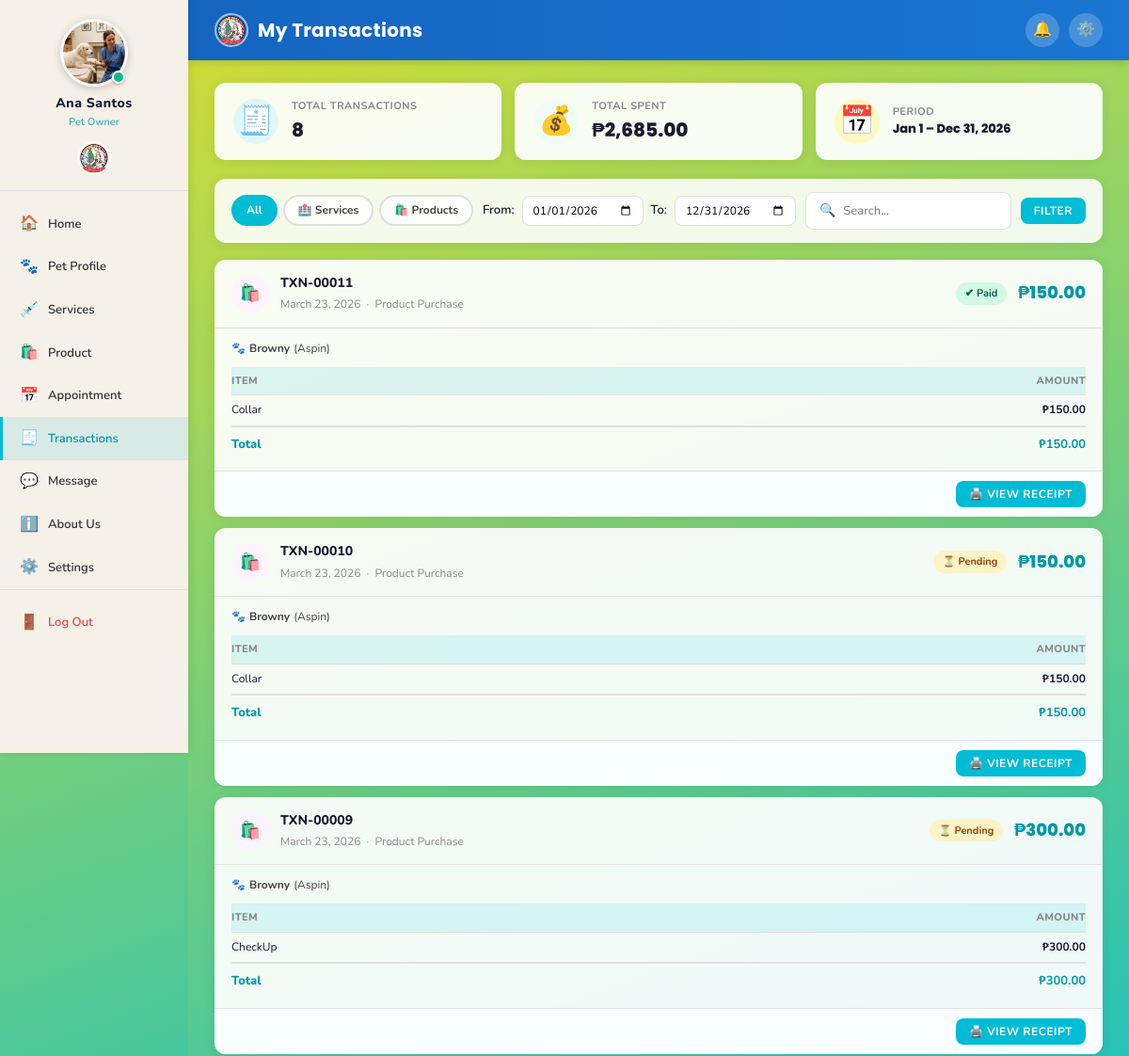
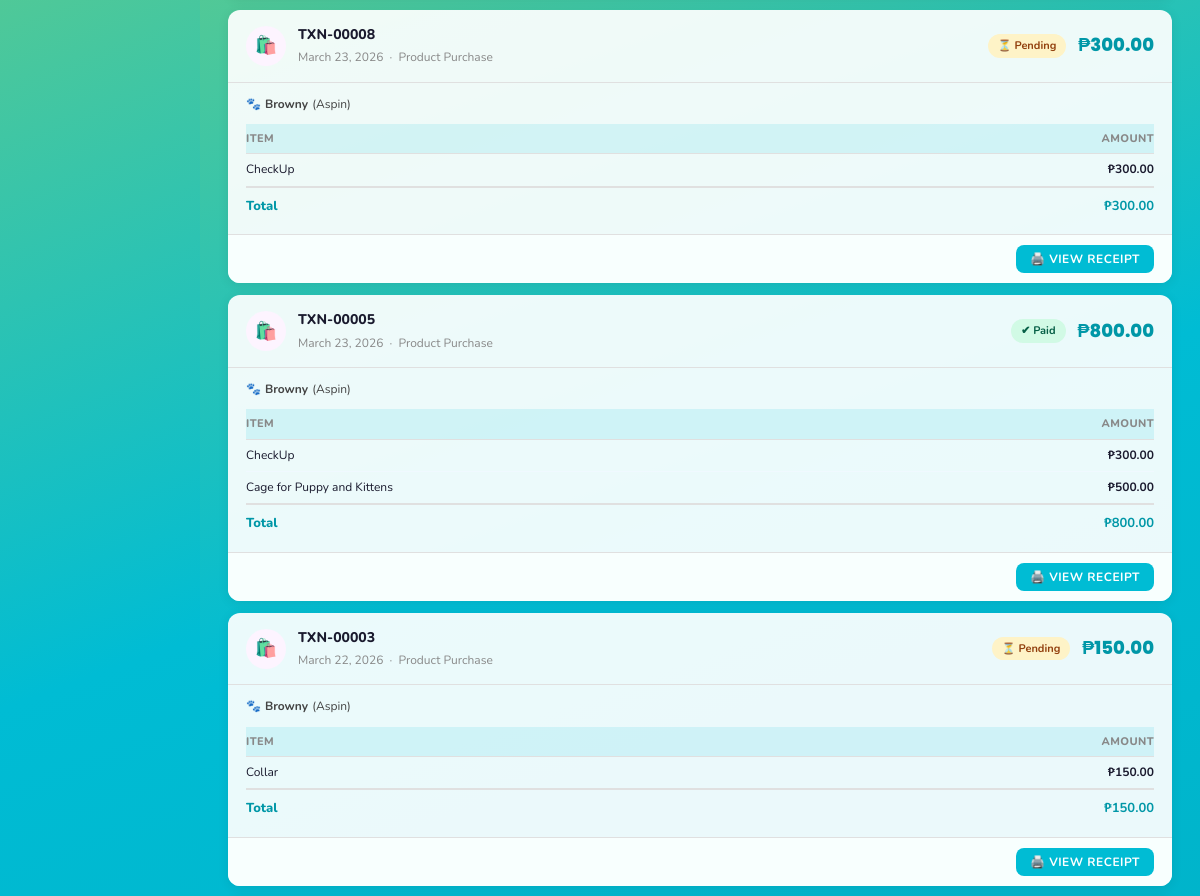
Page /user/transactions.php (signed in, upper part) on the earlier database version (2 pictures, top to bottom).
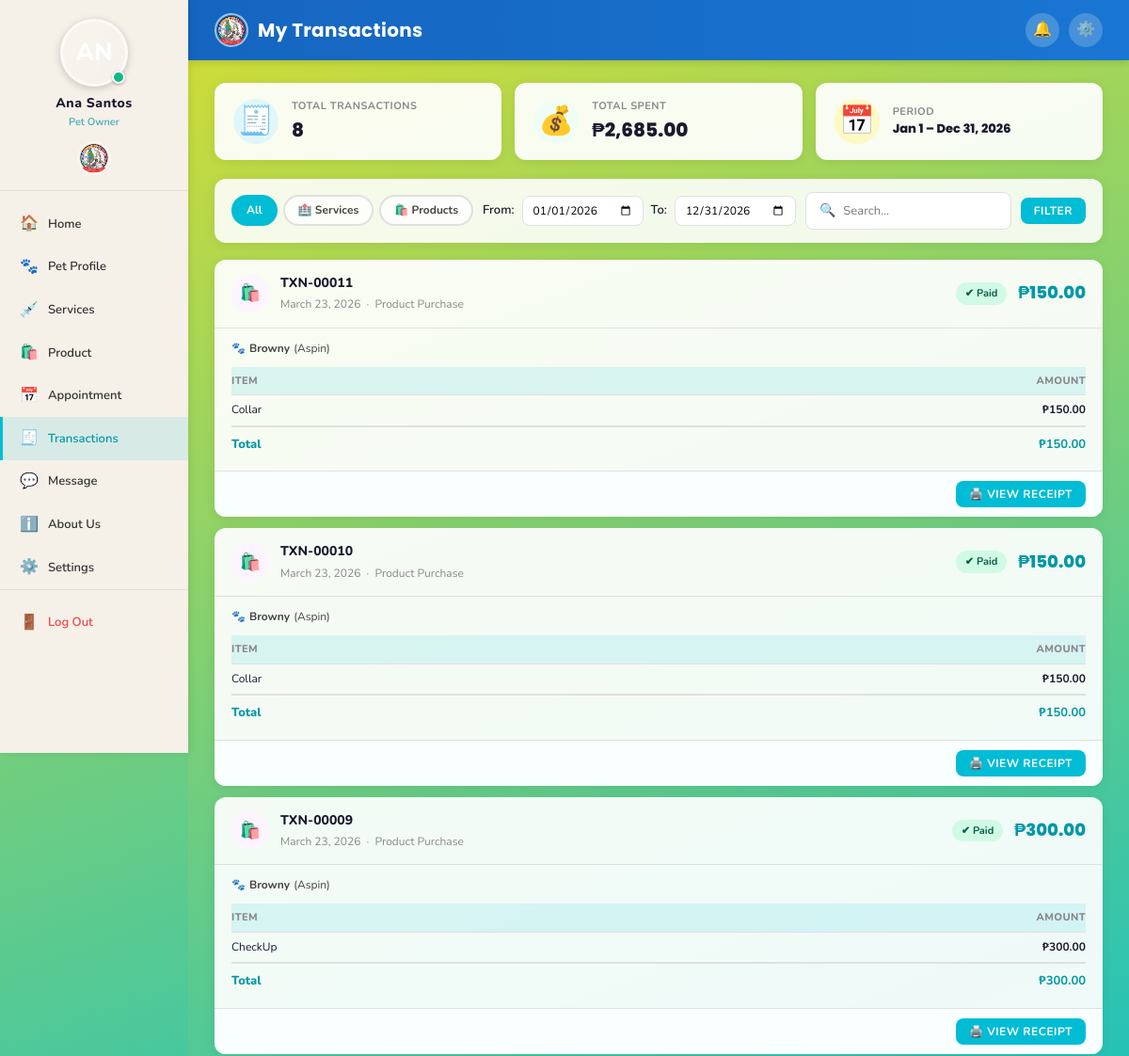
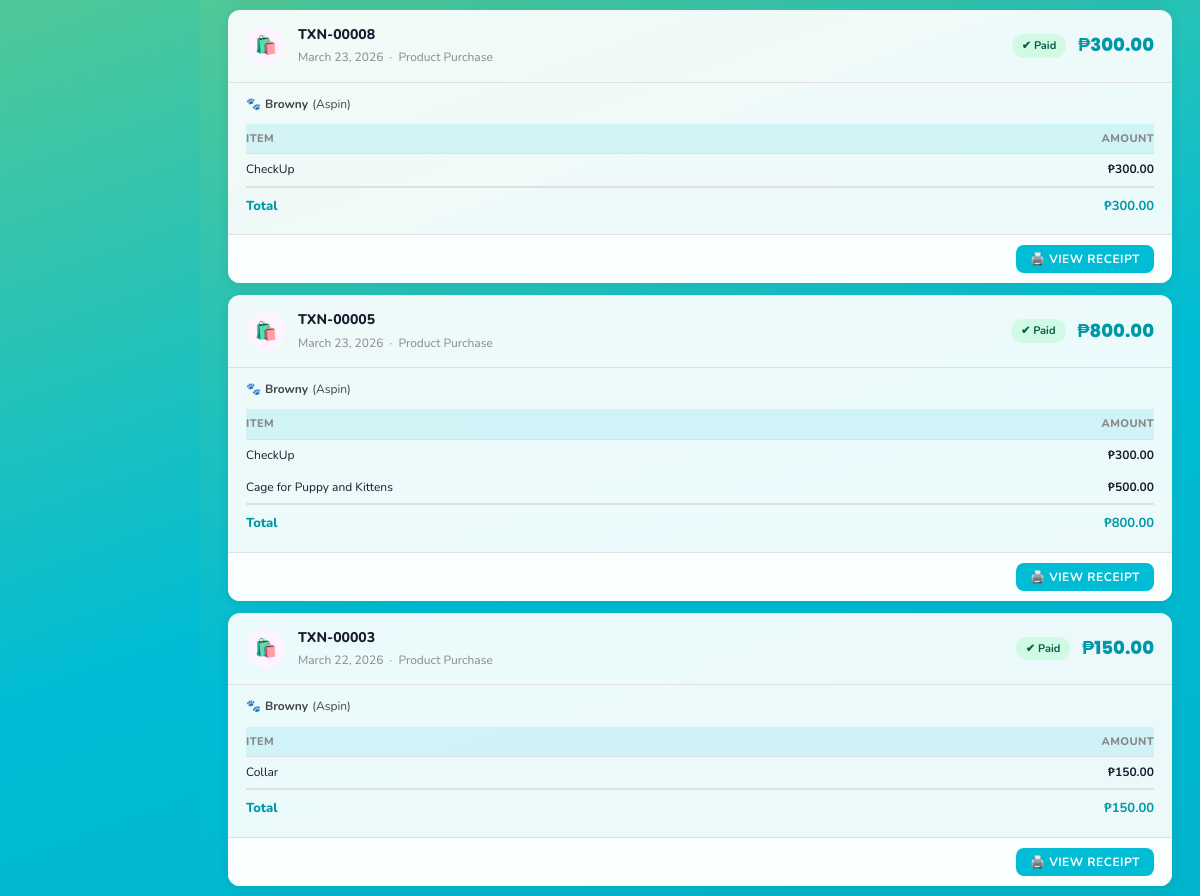
Same page on the later database version (2 pictures, top to bottom).
### tables this page shows
CREATE TABLE `users` (
  `id` int(11) NOT NULL,
  `name` varchar(100) NOT NULL,
  `address` varchar(255) DEFAULT NULL,
  `contact_no` varchar(20) DEFAULT NULL,
  `email` varchar(100) NOT NULL,
  `password` varchar(255) NOT NULL,
  `profile_picture` varchar(255) DEFAULT NULL,
  `gender` enum('male','female') DEFAULT 'female',
  `role` enum('user','admin','staff') DEFAULT 'user',
  `position` varchar(100) DEFAULT NULL,
  `status` enum('active','inactive') DEFAULT 'active',
  `created_at` timestamp NOT NULL DEFAULT current_timestamp(),
  `updated_at` timestamp NOT NULL DEFAULT current_timestamp() ON UPDATE current_timestamp()
);

CREATE TABLE `transactions` (
  `id` int(11) NOT NULL,
  `appointment_id` int(11) DEFAULT NULL,
  `user_id` int(11) NOT NULL,
  `pet_id` int(11) DEFAULT NULL,
  `total_amount` decimal(10,2) NOT NULL DEFAULT 0.00,
  `status` enum('paid','pending','overdue') DEFAULT 'pending',
  `transaction_date` date DEFAULT NULL,
  `notes` text DEFAULT NULL,
  `created_at` timestamp NOT NULL DEFAULT current_timestamp()
);

CREATE TABLE `pets` (
  `id` int(11) NOT NULL,
  `user_id` int(11) NOT NULL,
  `name` varchar(100) NOT NULL,
  `species` enum('dog','cat','other') NOT NULL,
  `breed` varchar(100) DEFAULT NULL,
  `date_of_birth` date DEFAULT NULL,
  `age` varchar(20) DEFAULT NULL,
  `gender` enum('male','female') NOT NULL,
  `weight` decimal(5,2) DEFAULT NULL,
  `color` varchar(100) DEFAULT NULL,
  `photo` varchar(255) DEFAULT NULL,
  `status` enum('active','inactive') DEFAULT 'active',
  `created_at` timestamp NOT NULL DEFAULT current_timestamp()
);

### includes/db.php (called while the page is built, shortened)
<?php
function sanitize($conn, $data) {
    $data = trim($data);
    $data = stripslashes($data);
    $data = htmlspecialchars($data);
    $data = mysqli_real_escape_string($conn, $data);
    return $data;
}
function getRow($conn, $sql) {
    $result = mysqli_query($conn, $sql);
    if ($result && mysqli_num_rows($result) > 0) {
        return mysqli_fetch_assoc($result);
    }
    return null;
}
function getRows($conn, $sql) {
    $result = mysqli_query($conn, $sql);
    $rows = [];
    if ($result && mysqli_num_rows($result) > 0) {
        while ($row = mysqli_fetch_assoc($result)) {
            $rows[] = $row;
        }
    }
    return $rows;
}
function formatDate($date) {
    return date('F d, Y', strtotime($date));
}
function formatPeso($amount) {
    return '₱' . number_format($amount, 2);
}
?>

### user/transactions.php (the view, shortened to what the changed rows need)
<?php
require_once '../includes/auth.php';
$user_id = (int)$_SESSION['user_id'];
$from     = sanitize($conn, $_GET['from']   ?? date('Y-01-01'));
$to       = sanitize($conn, $_GET['to']     ?? date('Y-12-31'));
$where = "t.user_id=$user_id AND t.transaction_date BETWEEN '$from' AND '$to'";
$transactions = getRows($conn,
    "SELECT t.*, p.name AS pet_name, p.species, p.breed,
            u.name AS owner_name, u.address, u.contact_no,
            a.appointment_date, a.appointment_type,
            s.name AS service_name
     FROM transactions t
     LEFT JOIN users u   ON t.user_id = u.id
     LEFT JOIN pets p    ON t.pet_id  = p.id
     LEFT JOIN appointments a ON t.appointment_id = a.id
     LEFT JOIN services s     ON a.service_id = s.id
     WHERE $where
     ORDER BY t.transaction_date DESC, t.id DESC");
foreach ($transactions as &$txn) {
    $tid = (int)$txn['id'];
    $txn['items'] = getRows($conn,
        "SELECT * FROM transaction_items WHERE transaction_id=$tid ORDER BY id ASC");
}
?>
<!DOCTYPE html>
<html lang="en">
<head>
    <link rel="stylesheet" href="../assets/css/style.css">
</head>
<body>
<div class="app-wrapper">
    <?php include '../includes/sidebar_user.php'; ?>
    <div class="main-content">
        <div class="page-body">
            <?php if (empty($transactions)): ?>
                <div class="txn-empty">
                    <div class="ei">🧾</div>
                    <h3>No transactions found</h3>
                    <p>Transactions from appointments and product purchases will appear here.</p>
                </div>
            <?php else: ?>
                <div class="txn-list">
                    <?php foreach ($transactions as $txn):
                        $is_appt   = !empty($txn['appointment_id']);
                        $type_icon = $is_appt ? '🏥' : '🛍️';
                        $type_bg   = $is_appt ? '#e0f7fa' : '#fdf4ff';
                        $type_lbl  = $is_appt
                            ? ucfirst(str_replace('_', ' ', $txn['appointment_type'] ?? 'Clinic'))
                            : 'Product Purchase';
                        $ref_no    = 'TXN-' . str_pad($txn['id'], 5, '0', STR_PAD_LEFT);
                        $status_badge = $txn['status'] === 'paid'
                            ? '<span class="badge-paid">✔ Paid</span>'
                            : '<span class="badge-pending">⏳ Pending</span>';
                    ?>
                    <div class="txn-card">
                        <div class="txn-card-header">
                            <div class="txn-card-left">
                                <div class="txn-type-icon" style="background:<?= $type_bg ?>;">
                                    <?= $type_icon ?>
                                </div>
                                <div>
                                    <div class="txn-ref"><?= $ref_no ?></div>
                                    <div class="txn-date">
                                        <?= formatDate($txn['transaction_date']) ?>
                                        &nbsp;·&nbsp; <?= $type_lbl ?>
                                    </div>
                                </div>
                            </div>
                            <div style="display:flex;align-items:center;gap:12px;">
                                <?= $status_badge ?>
                                <div class="txn-amount"><?= formatPeso($txn['total_amount']) ?></div>
                            </div>
                        </div>
                        <div class="txn-card-body">
                            <div class="txn-meta-row">
                                <?php if ($txn['pet_name']): ?>
                                    <span>🐾 <strong><?= htmlspecialchars($txn['pet_name']) ?></strong>
                                        <?php if ($txn['breed']): ?>
                                            (<?= htmlspecialchars($txn['breed']) ?>)
                                        <?php endif; ?>
                                    </span>
                                <?php endif; ?>
                            </div>
                            <?php if (!empty($txn['items'])): ?>
                                <table class="txn-items-table">
                                    <thead>
                                        <tr>
                                            <th>Item</th>
                                            <th style="text-align:right;">Amount</th>
                                        </tr>
                                    </thead>
                                    <tbody>
                                        <?php foreach ($txn['items'] as $item): ?>
                                            <tr>
                                                <td><?= htmlspecialchars($item['item_name']) ?></td>
                                                <td><?= formatPeso($item['price']) ?></td>
                                            </tr>
                                        <?php endforeach; ?>
                                        <tr class="txn-total-row">
                                            <td>Total</td>
                                            <td><?= formatPeso($txn['total_amount']) ?></td>
                                        </tr>
                                    </tbody>
                                </table>
                            <?php elseif ($txn['notes']): ?>
                                <p style="font-size:12px;color:var(--text-light);">
                                    <?= htmlspecialchars($txn['notes']) ?>
                                </p>
                            <?php endif; ?>
                        </div>
                        <div class="txn-card-footer">
                            <button
                                class="btn btn-teal btn-sm"
                                onclick='openReceipt(<?= htmlspecialchars(json_encode([
                                    "ref"        => $ref_no,
                                    "date"       => $txn["transaction_date"],
                                    "type"       => $type_lbl,
                                    "status"     => $txn["status"],
                                    "owner"      => $txn["owner_name"],
                                    "address"    => $txn["address"],
                                    "contact"    => $txn["contact_no"],
                                    "pet"        => $txn["pet_name"],
                                    "breed"      => $txn["breed"],
                                    "species"    => $txn["species"],
                                    "service"    => $txn["service_name"],
                                    "appt_date"  => $txn["appointment_date"],
                                    "appt_type"  => $txn["appointment_type"],
                                    "items"      => array_map(fn($i) => ["name"=>$i["item_name"],"price"=>$i["price"]], $txn["items"]),
                                    "total"      => $txn["total_amount"],
                                    "notes"      => $txn["notes"],
                                ]), ENT_QUOTES) ?>)'>
                                🖨️ View Receipt
                            </button>
                        </div>
                    </div>
                    <?php endforeach; ?>
                </div>
            <?php endif; ?>
        </div>
    </div>
</div>
</body>
</html>

### includes/sidebar_user.php (shortened to what the changed rows need)
<?php
$user_data     = getRow($conn, "SELECT name, profile_picture, gender FROM users WHERE id=" . (int)$_SESSION['user_id']);
$user_name     = $user_data['name']            ?? ($_SESSION['user_name'] ?? 'Pet Owner');
$user_gender   = $user_data['gender']          ?? 'female';
$user_pic      = $user_data['profile_picture'] ?? '';
$_avatar_disk_base = dirname(__DIR__) . '/assets/images/avatars/';
$_avatar_web_base  = '../assets/images/avatars/';
$_avatar_default   = $user_gender === 'male' ? 'boy_profile.jpg' : 'girl_profile.jpg';
if (!empty($user_pic) && file_exists($_avatar_disk_base . $user_pic)) {
    $avatar_src  = $_avatar_web_base . htmlspecialchars($user_pic);
    $avatar_show = true;
} elseif (file_exists($_avatar_disk_base . $_avatar_default)) {
    $avatar_src  = $_avatar_web_base . $_avatar_default;
    $avatar_show = true;
} else {
    $avatar_src  = '';
    $avatar_show = false;
}
?>
<aside class="sidebar">
    <a href="profile.php" class="sidebar-logo"
       style="flex-direction:column; align-items:center; padding:20px 16px 16px; gap:10px;
              text-decoration:none; cursor:pointer; transition:var(--transition);"
       onmouseover="this.style.background='rgba(0,0,0,0.05)'"
       onmouseout="this.style.background='transparent'">
        <div style="position:relative; width:72px; height:72px; flex-shrink:0;">
            <?php if ($avatar_show): ?>
                <img src="<?= $avatar_src ?>"
                     alt="<?= htmlspecialchars($user_name) ?>"
                     id="sidebarUserAvatar"
                     style="width:72px; height:72px; border-radius:50%; object-fit:cover;
                            border:3px solid rgba(255,255,255,0.6);
                            box-shadow:0 2px 8px rgba(0,0,0,0.2);"
                     onerror="this.style.display='none'; document.getElementById('sidebarUserInitials').style.display='flex';">
            <?php endif; ?>
            <span style="position:absolute; bottom:3px; right:3px;
                         width:14px; height:14px; border-radius:50%;
                         background:#10b981; border:2px solid #fff;
                         box-shadow:0 1px 3px rgba(0,0,0,0.3);">
            </span>
        </div>
        <div style="text-align:center;">
            <div class="username" style="font-size:14px; font-weight:800; letter-spacing:0.5px;">
                <?= htmlspecialchars($user_name) ?>
            </div>
            <div class="role" style="font-size:11px; opacity:0.75; margin-top:2px;">
                Pet Owner
            </div>
        </div>
    </a>
</aside>

Differences in the rows shown:
changed users "Ana Santos": profile_picture "avatar_2_1774249991.jpg" → "avatar_2_1774257244.png" (drawn); profile_picture: picture removed
changed transactions "TXN-00010": status "⏳ Pending" → "✔ Paid"
changed transactions "TXN-00009": status "⏳ Pending" → "✔ Paid"
changed transactions "TXN-00008": status "⏳ Pending" → "✔ Paid"
changed transactions "TXN-00003": status "⏳ Pending" → "✔ Paid"
